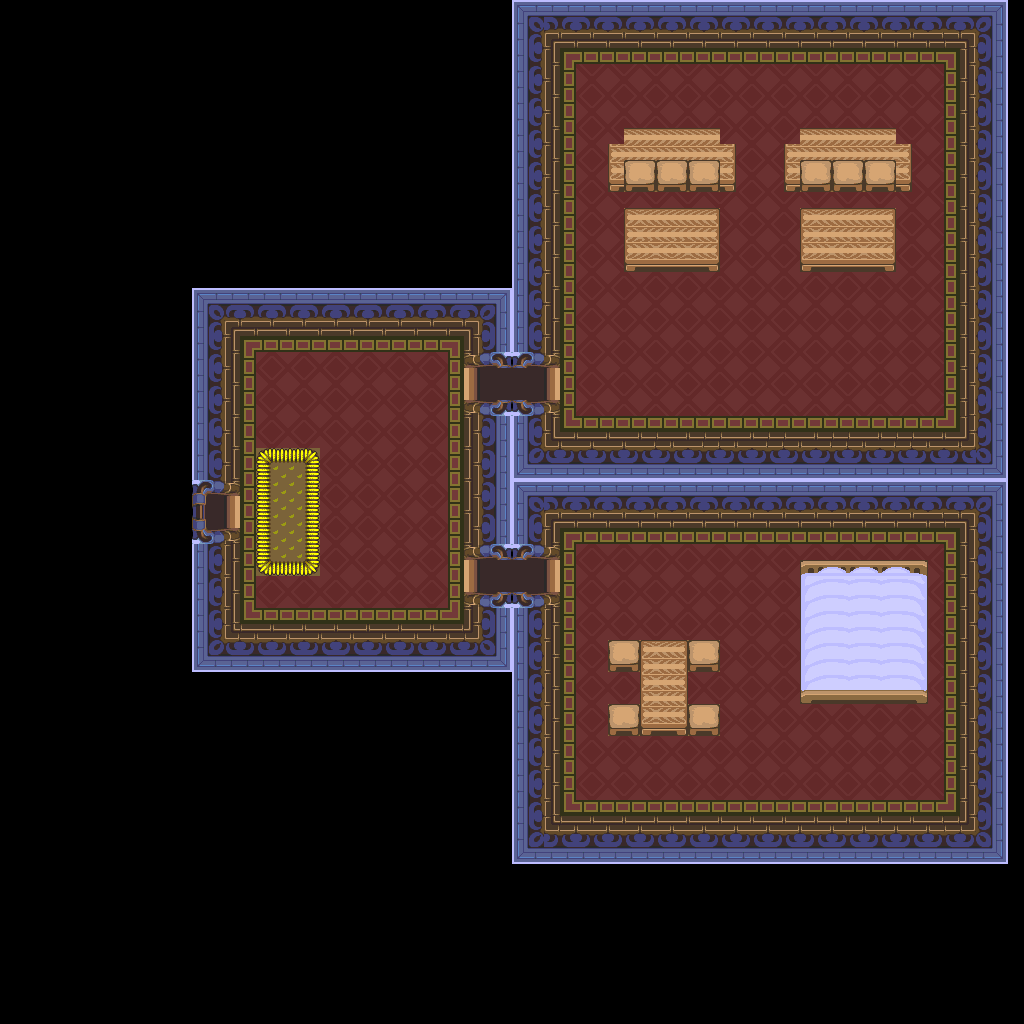

A level layout from a 2D game, rendered from its tile map. Below: a short description, then the map file with tile-grid data replaced by summaries:
An orthogonal 64x64 tile map with 16x16 px tiles, 1 tile layer (base), 1 hidden layer not drawn and 7 objects.

<map version="1.10" tiledversion="1.12.1" orientation="orthogonal" renderorder="right-down" width="64" height="64" tilewidth="16" tileheight="16" infinite="0" nextlayerid="3" nextobjectid="8">
 <tileset firstgid="1" source="../classiciphone_pics4.tsx" />
 <layer id="1" name="base" width="64" height="64">
  <data>[4096 cells, 4096 non-empty, 100 distinct tile ids]</data>
 </layer>
 <layer id="2" name="collision" width="64" height="64" visible="0">
  <properties><property name="collision" value="true" /></properties>
  <data>[4096 cells, 2876 non-empty, 1 distinct tile ids]</data>
 </layer>
 <objectgroup id="3" name="npcs">
  <object id="1" x="496.0" y="352.0" width="16" height="16">
   <properties>
    <property name="gani" value="housedooreast.png" />
    <property name="script" type="string">-- Auto-converted from GraalScript
-- // NPC made by wazza
-- [CLIENT-SIDE — server no-op]
-- 
-- if (created) {
-- dontblock;
-- drawoverplayer;
-- }</property>
   </properties>
  </object>
  <object id="2" x="496.0" y="544.0" width="16" height="16">
   <properties>
    <property name="gani" value="housedooreast.png" />
    <property name="script" type="string">-- Auto-converted from GraalScript
-- // NPC made by wazza
-- [CLIENT-SIDE — server no-op]
-- 
-- if (created) {
-- dontblock;
-- drawoverplayer;
-- }</property>
   </properties>
  </object>
  <object id="3" x="512.0" y="352.0" width="16" height="16">
   <properties>
    <property name="gani" value="housedoorwest.png" />
    <property name="script" type="string">-- Auto-converted from GraalScript
-- // NPC made by wazza
-- [CLIENT-SIDE — server no-op]
-- 
-- if (created) {
-- dontblock;
-- drawoverplayer;
-- }</property>
   </properties>
  </object>
  <object id="4" x="512.0" y="544.0" width="16" height="16">
   <properties>
    <property name="gani" value="housedoorwest.png" />
    <property name="script" type="string">-- Auto-converted from GraalScript
-- // NPC made by wazza
-- [CLIENT-SIDE — server no-op]
-- 
-- if (created) {
-- dontblock;
-- drawoverplayer;
-- }</property>
   </properties>
  </object>
  <object id="5" x="608.0" y="128.0" width="16" height="16">
   <properties>
    <property name="gani" value="couch.png" />
    <property name="script" type="string">-- Auto-converted from GraalScript
-- // NPC made by wazza
-- [CLIENT-SIDE — server no-op]
-- 
-- 
-- drawunderplayer;
-- dontblock;
-- ;</property>
   </properties>
  </object>
  <object id="6" x="784.0" y="128.0" width="16" height="16">
   <properties>
    <property name="gani" value="couch.png" />
    <property name="script" type="string">-- Auto-converted from GraalScript
-- // NPC made by wazza
-- [CLIENT-SIDE — server no-op]
-- 
-- 
-- drawunderplayer;
-- dontblock;
-- ;</property>
   </properties>
  </object>
  <object id="7" x="336.0" y="416.0" width="16" height="16">
   <properties>
    <property name="script" type="string">-- Auto-converted from GraalScript
joinResource("level_nopk")</property>
   </properties>
  </object>
 </objectgroup>
</map>
